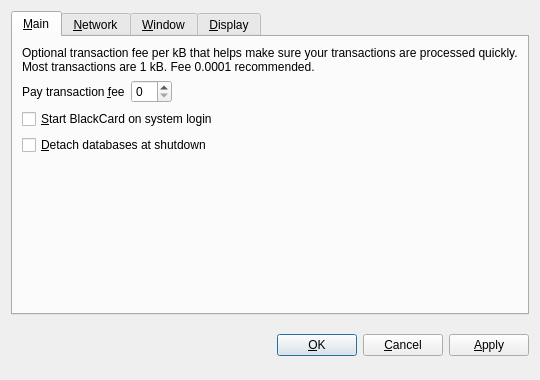
<?xml version="1.0" encoding="UTF-8"?>
<ui version="4.0">
 <class>OptionsDialog</class>
 <widget class="QDialog" name="OptionsDialog">
  <property name="geometry">
   <rect>
    <x>0</x>
    <y>0</y>
    <width>540</width>
    <height>380</height>
   </rect>
  </property>
  <property name="windowTitle">
   <string>Options</string>
  </property>
  <property name="modal">
   <bool>true</bool>
  </property>
  <layout class="QVBoxLayout" name="verticalLayout">
   <item>
    <widget class="QTabWidget" name="tabWidget">
     <property name="tabPosition">
      <enum>QTabWidget::North</enum>
     </property>
     <property name="currentIndex">
      <number>0</number>
     </property>
     <widget class="QWidget" name="tabMain">
      <attribute name="title">
       <string>&amp;Main</string>
      </attribute>
      <layout class="QVBoxLayout" name="verticalLayout_Main">
       <item>
        <widget class="QLabel" name="transactionFeeInfoLabel">
         <property name="text">
          <string>Optional transaction fee per kB that helps make sure your transactions are processed quickly. Most transactions are 1 kB. Fee 0.0001 recommended.</string>
         </property>
         <property name="textFormat">
          <enum>Qt::PlainText</enum>
         </property>
         <property name="wordWrap">
          <bool>true</bool>
         </property>
        </widget>
       </item>
       <item>
        <layout class="QHBoxLayout" name="horizontalLayout_Main">
         <item>
          <widget class="QLabel" name="transactionFeeLabel">
           <property name="text">
            <string>Pay transaction &amp;fee</string>
           </property>
           <property name="textFormat">
            <enum>Qt::PlainText</enum>
           </property>
           <property name="buddy">
            <cstring>transactionFee</cstring>
           </property>
          </widget>
         </item>
         <item>
          <widget class="BlackCardAmountField" name="transactionFee"/>
         </item>
         <item>
          <spacer name="horizontalSpacer_Main">
           <property name="orientation">
            <enum>Qt::Horizontal</enum>
           </property>
           <property name="sizeHint" stdset="0">
            <size>
             <width>40</width>
             <height>20</height>
            </size>
           </property>
          </spacer>
         </item>
        </layout>
       </item>
       <item>
        <widget class="QCheckBox" name="BlackCardAtStartup">
         <property name="toolTip">
          <string>Automatically start BlackCard after logging in to the system.</string>
         </property>
         <property name="text">
          <string>&amp;Start BlackCard on system login</string>
         </property>
        </widget>
       </item>
       <item>
        <widget class="QCheckBox" name="detachDatabases">
         <property name="toolTip">
          <string>Detach block and address databases at shutdown. This means they can be moved to another data directory, but it slows down shutdown. The wallet is always detached.</string>
         </property>
         <property name="text">
          <string>&amp;Detach databases at shutdown</string>
         </property>
        </widget>
       </item>
       <item>
        <spacer name="verticalSpacer_Main">
         <property name="orientation">
          <enum>Qt::Vertical</enum>
         </property>
         <property name="sizeHint" stdset="0">
          <size>
           <width>20</width>
           <height>40</height>
          </size>
         </property>
        </spacer>
       </item>
      </layout>
     </widget>
     <widget class="QWidget" name="tabNetwork">
      <attribute name="title">
       <string>&amp;Network</string>
      </attribute>
      <layout class="QVBoxLayout" name="verticalLayout_Network">
       <item>
        <widget class="QCheckBox" name="mapPortUpnp">
         <property name="toolTip">
          <string>Automatically open the BlackCard client port on the router. This only works when your router supports UPnP and it is enabled.</string>
         </property>
         <property name="text">
          <string>Map port using &amp;UPnP</string>
         </property>
        </widget>
       </item>
       <item>
        <widget class="QCheckBox" name="connectSocks">
         <property name="toolTip">
          <string>Connect to the BlackCard network through a SOCKS proxy (e.g. when connecting through Tor).</string>
         </property>
         <property name="text">
          <string>&amp;Connect through SOCKS proxy:</string>
         </property>
        </widget>
       </item>
       <item>
        <layout class="QHBoxLayout" name="horizontalLayout_Network">
         <item>
          <widget class="QLabel" name="proxyIpLabel">
           <property name="text">
            <string>Proxy &amp;IP:</string>
           </property>
           <property name="textFormat">
            <enum>Qt::PlainText</enum>
           </property>
           <property name="buddy">
            <cstring>proxyIp</cstring>
           </property>
          </widget>
         </item>
         <item>
          <widget class="QValidatedLineEdit" name="proxyIp" native="true">
           <property name="maximumSize">
            <size>
             <width>140</width>
             <height>16777215</height>
            </size>
           </property>
           <property name="toolTip">
            <string>IP address of the proxy (e.g. 127.0.0.1)</string>
           </property>
          </widget>
         </item>
         <item>
          <widget class="QLabel" name="proxyPortLabel">
           <property name="text">
            <string>&amp;Port:</string>
           </property>
           <property name="textFormat">
            <enum>Qt::PlainText</enum>
           </property>
           <property name="buddy">
            <cstring>proxyPort</cstring>
           </property>
          </widget>
         </item>
         <item>
          <widget class="QLineEdit" name="proxyPort">
           <property name="maximumSize">
            <size>
             <width>55</width>
             <height>16777215</height>
            </size>
           </property>
           <property name="toolTip">
            <string>Port of the proxy (e.g. 9050)</string>
           </property>
          </widget>
         </item>
         <item>
          <widget class="QLabel" name="socksVersionLabel">
           <property name="text">
            <string>SOCKS &amp;Version:</string>
           </property>
           <property name="textFormat">
            <enum>Qt::PlainText</enum>
           </property>
           <property name="buddy">
            <cstring>socksVersion</cstring>
           </property>
          </widget>
         </item>
         <item>
          <widget class="QValueComboBox" name="socksVersion">
           <property name="toolTip">
            <string>SOCKS version of the proxy (e.g. 5)</string>
           </property>
          </widget>
         </item>
         <item>
          <spacer name="horizontalSpacer_Network">
           <property name="orientation">
            <enum>Qt::Horizontal</enum>
           </property>
           <property name="sizeHint" stdset="0">
            <size>
             <width>40</width>
             <height>20</height>
            </size>
           </property>
          </spacer>
         </item>
        </layout>
       </item>
       <item>
        <spacer name="verticalSpacer_Network">
         <property name="orientation">
          <enum>Qt::Vertical</enum>
         </property>
         <property name="sizeHint" stdset="0">
          <size>
           <width>20</width>
           <height>40</height>
          </size>
         </property>
        </spacer>
       </item>
      </layout>
     </widget>
     <widget class="QWidget" name="tabWindow">
      <attribute name="title">
       <string>&amp;Window</string>
      </attribute>
      <layout class="QVBoxLayout" name="verticalLayout_Window">
       <item>
        <widget class="QCheckBox" name="minimizeToTray">
         <property name="toolTip">
          <string>Show only a tray icon after minimizing the window.</string>
         </property>
         <property name="text">
          <string>&amp;Minimize to the tray instead of the taskbar</string>
         </property>
        </widget>
       </item>
       <item>
        <widget class="QCheckBox" name="minimizeOnClose">
         <property name="toolTip">
          <string>Minimize instead of exit the application when the window is closed. When this option is enabled, the application will be closed only after selecting Quit in the menu.</string>
         </property>
         <property name="text">
          <string>M&amp;inimize on close</string>
         </property>
        </widget>
       </item>
       <item>
        <spacer name="verticalSpacer_Window">
         <property name="orientation">
          <enum>Qt::Vertical</enum>
         </property>
         <property name="sizeHint" stdset="0">
          <size>
           <width>20</width>
           <height>40</height>
          </size>
         </property>
        </spacer>
       </item>
      </layout>
     </widget>
     <widget class="QWidget" name="tabDisplay">
      <attribute name="title">
       <string>&amp;Display</string>
      </attribute>
      <layout class="QVBoxLayout" name="verticalLayout_Display">
       <item>
        <layout class="QHBoxLayout" name="horizontalLayout_1_Display">
         <item>
          <widget class="QLabel" name="langLabel">
           <property name="text">
            <string>User Interface &amp;language:</string>
           </property>
           <property name="textFormat">
            <enum>Qt::PlainText</enum>
           </property>
           <property name="buddy">
            <cstring>lang</cstring>
           </property>
          </widget>
         </item>
         <item>
          <widget class="QValueComboBox" name="lang">
           <property name="toolTip">
            <string>The user interface language can be set here. This setting will take effect after restarting BlackCard.</string>
           </property>
          </widget>
         </item>
        </layout>
       </item>
       <item>
        <layout class="QHBoxLayout" name="horizontalLayout_2_Display">
         <item>
          <widget class="QLabel" name="unitLabel">
           <property name="text">
            <string>&amp;Unit to show amounts in:</string>
           </property>
           <property name="textFormat">
            <enum>Qt::PlainText</enum>
           </property>
           <property name="buddy">
            <cstring>unit</cstring>
           </property>
          </widget>
         </item>
         <item>
          <widget class="QValueComboBox" name="unit">
           <property name="toolTip">
            <string>Choose the default subdivision unit to show in the interface and when sending coins.</string>
           </property>
          </widget>
         </item>
        </layout>
       </item>
       <item>
        <widget class="QCheckBox" name="displayAddresses">
         <property name="toolTip">
          <string>Whether to show BlackCard addresses in the transaction list or not.</string>
         </property>
         <property name="text">
          <string>&amp;Display addresses in transaction list</string>
         </property>
        </widget>
       </item>
       <item>
        <spacer name="verticalSpacer_Display">
         <property name="orientation">
          <enum>Qt::Vertical</enum>
         </property>
         <property name="sizeHint" stdset="0">
          <size>
           <width>20</width>
           <height>40</height>
          </size>
         </property>
        </spacer>
       </item>
      </layout>
     </widget>
    </widget>
   </item>
   <item>
    <layout class="QHBoxLayout" name="horizontalLayout_Buttons">
     <item>
      <spacer name="horizontalSpacer_1">
       <property name="orientation">
        <enum>Qt::Horizontal</enum>
       </property>
       <property name="sizeHint" stdset="0">
        <size>
         <width>40</width>
         <height>48</height>
        </size>
       </property>
      </spacer>
     </item>
     <item>
      <widget class="QLabel" name="statusLabel">
       <property name="font">
        <font>
         <weight>75</weight>
         <bold>true</bold>
        </font>
       </property>
       <property name="text">
        <string/>
       </property>
       <property name="textFormat">
        <enum>Qt::PlainText</enum>
       </property>
       <property name="wordWrap">
        <bool>true</bool>
       </property>
      </widget>
     </item>
     <item>
      <spacer name="horizontalSpacer_2">
       <property name="orientation">
        <enum>Qt::Horizontal</enum>
       </property>
       <property name="sizeHint" stdset="0">
        <size>
         <width>40</width>
         <height>48</height>
        </size>
       </property>
      </spacer>
     </item>
     <item>
      <widget class="QPushButton" name="okButton">
       <property name="text">
        <string>&amp;OK</string>
       </property>
      </widget>
     </item>
     <item>
      <widget class="QPushButton" name="cancelButton">
       <property name="text">
        <string>&amp;Cancel</string>
       </property>
       <property name="autoDefault">
        <bool>false</bool>
       </property>
      </widget>
     </item>
     <item>
      <widget class="QPushButton" name="applyButton">
       <property name="text">
        <string>&amp;Apply</string>
       </property>
       <property name="autoDefault">
        <bool>false</bool>
       </property>
      </widget>
     </item>
    </layout>
   </item>
  </layout>
 </widget>
 <customwidgets>
  <customwidget>
   <class>QValidatedLineEdit</class>
   <extends>QWidget</extends>
   <header>qvalidatedlineedit.h</header>
  </customwidget>
  <customwidget>
   <class>BlackCardAmountField</class>
   <extends>QSpinBox</extends>
   <header>BlackCardamountfield.h</header>
  </customwidget>
  <customwidget>
   <class>QValueComboBox</class>
   <extends>QComboBox</extends>
   <header>qvaluecombobox.h</header>
  </customwidget>
 </customwidgets>
 <resources/>
 <connections/>
</ui>
